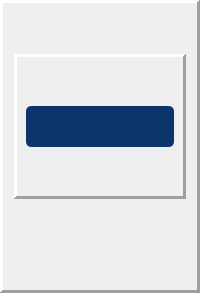
               <widget class="QFrame" name="frame_33">
                <property name="maximumSize">
                 <size>
                  <width>16777215</width>
                  <height>16777215</height>
                 </size>
                </property>
                <property name="frameShape">
                 <enum>QFrame::Panel</enum>
                </property>
                <property name="frameShadow">
                 <enum>QFrame::Raised</enum>
                </property>
                <property name="lineWidth">
                 <number>3</number>
                </property>
                <layout class="QVBoxLayout" name="verticalLayout_28">
                 <item>
                  <spacer name="verticalSpacer_3">
                   <property name="orientation">
                    <enum>Qt::Vertical</enum>
                   </property>
                   <property name="sizeHint" stdset="0">
                    <size>
                     <width>20</width>
                     <height>40</height>
                    </size>
                   </property>
                  </spacer>
                 </item>
                 <item>
                  <widget class="QFrame" name="frame_34">
                   <property name="frameShape">
                    <enum>QFrame::Panel</enum>
                   </property>
                   <property name="frameShadow">
                    <enum>QFrame::Raised</enum>
                   </property>
                   <property name="lineWidth">
                    <number>3</number>
                   </property>
                   <layout class="QVBoxLayout" name="verticalLayout_29">
                    <item>
                     <spacer name="verticalSpacer_26">
                      <property name="orientation">
                       <enum>Qt::Vertical</enum>
                      </property>
                      <property name="sizeHint" stdset="0">
                       <size>
                        <width>20</width>
                        <height>40</height>
                       </size>
                      </property>
                     </spacer>
                    </item>
                    <item>
                     <widget class="QFrame" name="frame_36">
                      <property name="maximumSize">
                       <size>
                        <width>16777215</width>
                        <height>600</height>
                       </size>
                      </property>
                      <property name="styleSheet">
                       <string notr="true">QFrame{
	background: #0C356A;
border-radius:5px;
}
</string>
                      </property>
                      <property name="frameShape">
                       <enum>QFrame::Box</enum>
                      </property>
                      <property name="frameShadow">
                       <enum>QFrame::Raised</enum>
                      </property>
                      <property name="lineWidth">
                       <number>3</number>
                      </property>
                      <layout class="QHBoxLayout" name="horizontalLayout_20">
                       <item>
                        <widget class="QPushButton" name="Report">
                         <property name="maximumSize">
                          <size>
                           <width>600</width>
                           <height>600</height>
                          </size>
                         </property>
                         <property name="cursor">
                          <cursorShape>PointingHandCursor</cursorShape>
                         </property>
                         <property name="toolTip">
                          <string>Show Report</string>
                         </property>
                         <property name="styleSheet">
                          <string notr="true">QPushButton{
	color: white;
    background-color:#0C356A;
	padding: 5px;
	font-size:10px;
	font-weight: bold;
	border-radius:7px;
background-color:transparent;
}

QPushButton:hover{
	background: #a3a3a3;
}

QPushButton:disabled {
    color: #8D8D8D;
}

QPushButton:pressed {
	background: rgb(0, 0, 0);
}</string>
                         </property>
                         <property name="text">
                          <string/>
                         </property>
                         <property name="icon">
                          <iconset>
                           <normaloff>icons/details.png</normaloff>icons/details.png</iconset>
                         </property>
                         <property name="iconSize">
                          <size>
                           <width>40</width>
                           <height>40</height>
                          </size>
                         </property>
                        </widget>
                       </item>
                      </layout>
                     </widget>
                    </item>
                    <item>
                     <spacer name="verticalSpacer_27">
                      <property name="orientation">
                       <enum>Qt::Vertical</enum>
                      </property>
                      <property name="sizeHint" stdset="0">
                       <size>
                        <width>20</width>
                        <height>40</height>
                       </size>
                      </property>
                     </spacer>
                    </item>
                   </layout>
                  </widget>
                 </item>
                 <item>
                  <spacer name="verticalSpacer_29">
                   <property name="orientation">
                    <enum>Qt::Vertical</enum>
                   </property>
                   <property name="sizeHint" stdset="0">
                    <size>
                     <width>20</width>
                     <height>40</height>
                    </size>
                   </property>
                  </spacer>
                 </item>
                 <item>
                  <spacer name="verticalSpacer_32">
                   <property name="orientation">
                    <enum>Qt::Vertical</enum>
                   </property>
                   <property name="sizeHint" stdset="0">
                    <size>
                     <width>20</width>
                     <height>40</height>
                    </size>
                   </property>
                  </spacer>
                 </item>
                </layout>
               </widget>
